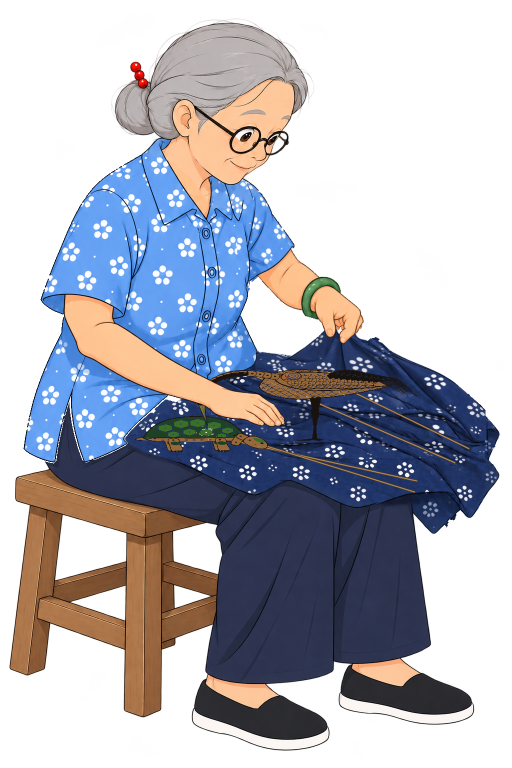
#> input picture collab/reviews/cloud_s29_drawn_20261019/F048_F071_SEMANTIC_CLOSURE_ZERO_CALL_20261019/F066_UNCHANGED_LOCKED_RGBA.png, 1024 x 1536 px (shown at 1/2 size)
$ python build_input_gate.py
#> lines starting #> are read from the running program, lines starting #| are printed output that depends on the picture; after the words box and inside, x2 and y2 are one past the last pixel; in counts of white or black regions, pixels touching at a corner belong together; pictures that were not available may be replaced by others from this repository, and a replacement may not be noted
"""Zero-generation technical input gate from actual locked066. NOT native drawings.
One cloth surface, real immutable props, complete arm reference targets. No scene render.
"""
from pathlib import Path
from PIL import Image, ImageDraw
from scipy import ndimage as nd
from scipy.spatial import Delaunay
import numpy as np
import hashlib, json, shutil

R=Path(__file__).resolve().parent; B=R.parent; repo=R.parents[3]
N=B/'F054_F060_F066_NATIVE_call01_each_from_e5c66f8f_20261019/F066/reintegration'
G=B/'F054_F060_F066_FULL_TARGET_GATE_ZERO_CALL_20261019/F066'
lockedp=B/'F048_F071_SEMANTIC_CLOSURE_ZERO_CALL_20261019/F066_UNCHANGED_LOCKED_RGBA.png'
clothp=G/'ONE_SAME_MATERIAL_MAPPED_CLOTH_RGBA.png'
propsp=B/'F036_REBUILD_FROM_ACTUAL030_ZERO_CALL_v1_20261019/layers/TRUE_ORIGINAL_PROPS_SAME_COMMON030_COORDS.png'
masterp=B/'F036_COMPLETE_OLD_HAND_HOLE_RAW_RESTORE_ZERO_CALL_20261019/ONE036_COMPLETE_OLD_HOLE_CLOTH_MASTER_RGBA.png'
def rgba(p): return np.array(Image.open(p).convert('RGBA'))
#> returned value is the input picture: shape (1536, 1024, 4); mean R, G, B, A 66.9, 65.7, 73.6, 130.1
def sha(p): return hashlib.sha256(p.read_bytes()).hexdigest()
def save(a,p): Image.fromarray(a).save(p)
def sm(a,p): save((a*255).astype('uint8'),p)
def poly(points):
    im=Image.new('L',(1024,1536));ImageDraw.Draw(im).polygon(points,fill=255);return np.array(im)>0
def comp(*layers):
    im=Image.new('RGBA',(1024,1536))
    for a in layers: im.alpha_composite(Image.fromarray(a))
    return np.array(im)
def gray(a): return Image.alpha_composite(Image.new('RGBA',(1024,1536),(232,235,239,255)),Image.fromarray(a)).convert('RGB')
Y,X=np.indices((1536,1024)); pix=np.column_stack([X.ravel(),Y.ravel()])
def sample(a,co):
    p=a.astype(float);p[:,:,:3]*=p[:,:,3:4]/255
    z=np.stack([nd.map_coordinates(p[:,:,k],[co[:,:,1],co[:,:,0]],order=1,mode='constant',cval=0) for k in range(4)],2)
    z[:,:,:3]=np.divide(z[:,:,:3],z[:,:,3:4]/255,out=np.zeros_like(z[:,:,:3]),where=z[:,:,3:4]>1e-8)
    z=np.rint(np.clip(z,0,255)).astype('uint8');z[z[:,:,3]==0]=0;return z
def mesh(src,dst):
    tr=Delaunay(dst);si=tr.find_simplex(pix);valid=si>=0;ss=np.maximum(si,0)
    b2=np.einsum('ijk,ik->ij',tr.transform[ss,:2],pix-tr.transform[ss,2]);ba=np.column_stack([b2,1-b2.sum(1)])
    co=np.einsum('ij,ijk->ik',ba,src[tr.simplices[ss]]);co[~valid]=-100
    sv=src[tr.simplices];tv=dst[tr.simplices]
    sd=np.linalg.det(np.stack([sv[:,1]-sv[:,0],sv[:,2]-sv[:,0]],2));td=np.linalg.det(np.stack([tv[:,1]-tv[:,0],tv[:,2]-tv[:,0]],2))
    ratio=td/sd; assert (ratio>0).all(),ratio.min()
    return co.reshape(1536,1024,2),dict(source_landmarks=src.tolist(),target_landmarks=dst.tolist(),triangles=tr.simplices.tolist(),inverted_triangles=int((ratio<=0).sum()),min_signed_area_ratio=float(ratio.min()))
def affine(a,M,t): return sample(a,((pix-t)@np.linalg.inv(M).T).reshape(1536,1024,2))
def segment(A,B,C,D):
    u=(B-A)/np.linalg.norm(B-A);un=np.array([-u[1],u[0]]);v=(D-C)/np.linalg.norm(D-C);vn=np.array([-v[1],v[0]])
    M=np.outer(v,u)*(np.linalg.norm(D-C)/np.linalg.norm(B-A))+np.outer(vn,un);return M,C-M@A
locked=rgba(lockedp);cloth066=rgba(clothp);props=rgba(propsp);pm=props[:,:,3]>0
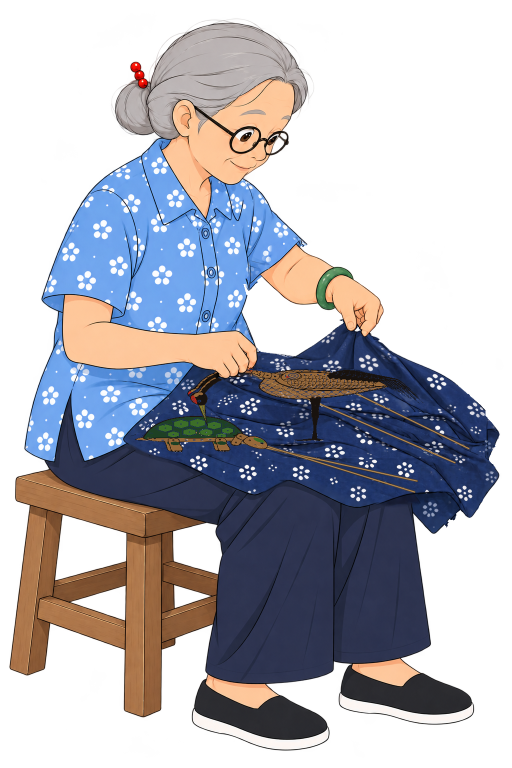
#> input picture collab/reviews/cloud_s29_drawn_20261019/F048_F071_SEMANTIC_CLOSURE_ZERO_CALL_20261019/F048_UNCHANGED_LOCKED_RGBA.png, 1024 x 1536 px, given in place of ONE_SAME_MATERIAL_MAPPED_CLOTH_RGBA.png, which was not available (shown at 1/2 size)
#> in rgba, returned value is the input picture: shape (1536, 1024, 4); mean R, G, B, A 80.8, 79, 87.7, 131
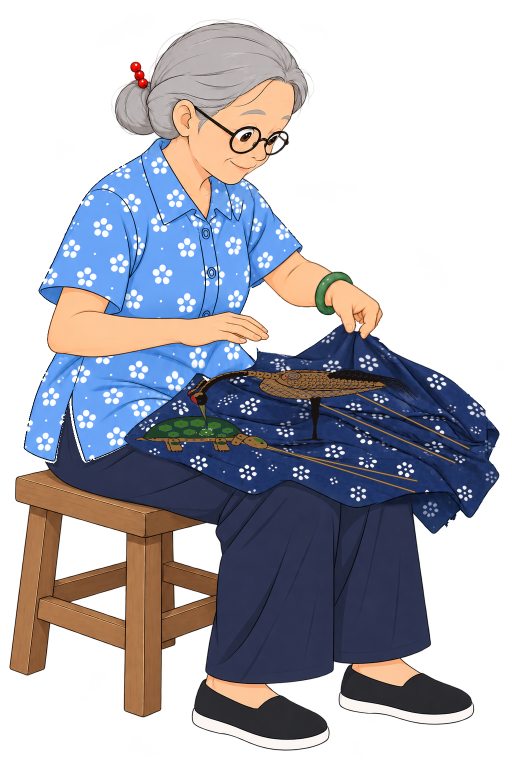
#> input picture collab/reviews/cloud_s29_drawn_20261019/F048_F071_SEMANTIC_CLOSURE_ZERO_CALL_20261019/F054_UNCHANGED_LOCKED_RGBA.png, 1024 x 1536 px, given in place of TRUE_ORIGINAL_PROPS_SAME_COMMON030_COORDS.png, which was not available (shown at 1/2 size)
#> in rgba, returned value is the input picture: shape (1536, 1024, 4); mean R, G, B, A 67.8, 66.3, 74, 131.3
#> after `pm = props[:, :, 3] > 0`:
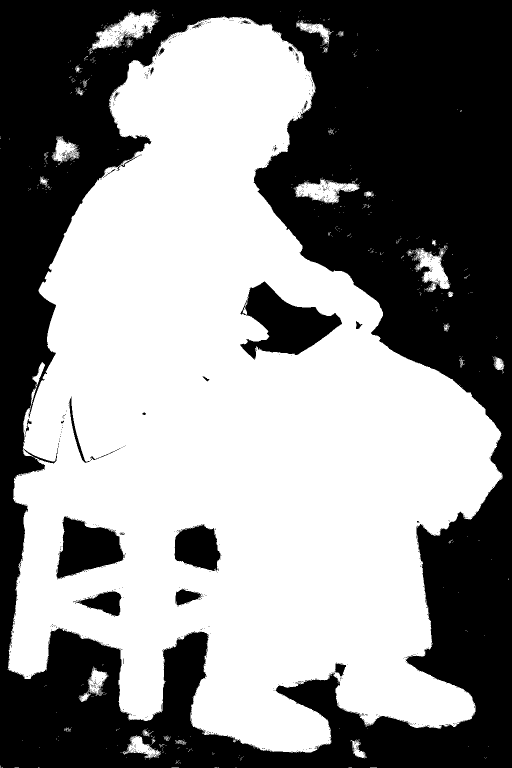
#> pm: shape (1536, 1024) bool (shown at 1/2 size); 54.9% white; 1235 black regions (1213 under 20 px), largest, box (x1, y1, x2, y2) and area: (0, 0, 1024, 1536) 669292, (480, 563, 684, 719) 15708, (114, 1033, 249, 1158) 10526
near066=rgba(N/'EXACT_NATIVE_NEAR_FULL_BARE_ARM_FOREGROUND_RGBA.png')
#> (the run stopped early here; a loop or call above may not have finished)
